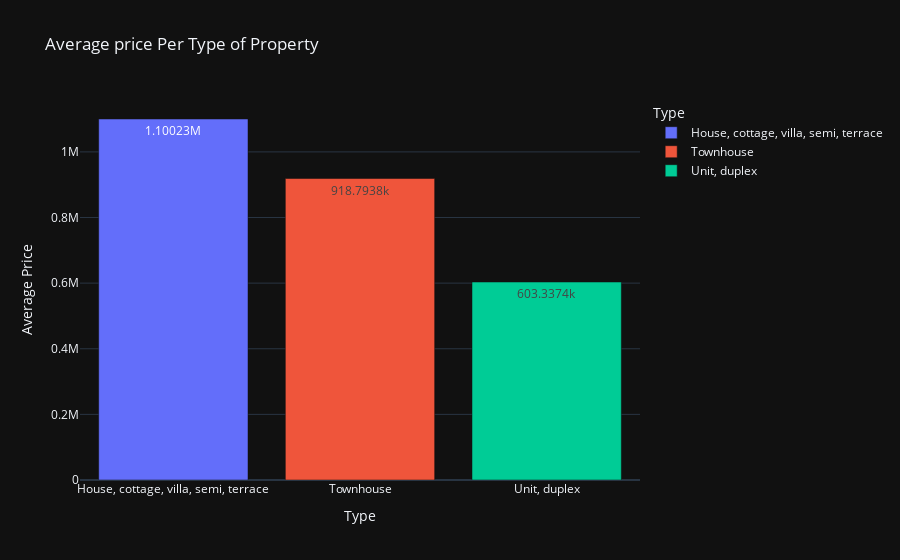

Source (notebook cell):
### Code cell
avg_Price_property = df_cleaned.groupby('Type')['Price'].mean()
avg_Price_property = avg_Price_property.rename(index={'h':'House, cottage, villa, semi, terrace',
                                 'u':'Unit, duplex',
                                 't':'Townhouse'})
fig = px.bar(avg_Price_property,
              template = 'plotly_dark',
              labels = {'value':'Average Price'},
              color = avg_Price_property.index,
              title = 'Average price Per Type of Property',
              text_auto = True
              )
fig.show()

### Figure 1 — Plotly figure (JSON) as saved in the notebook; plotly's stock layout.template omitted (floating-point values rounded to 4 significant figures)
{"data": [{"hovertemplate": "Type=%{x}<br>Average Price=%{y}<extra></extra>", "legendgroup": "House, cottage, villa, semi, terrace", "marker": {"color": "#636efa", "pattern": {"shape": ""}}, "name": "House, cottage, villa, semi, terrace", "orientation": "v", "showlegend": true, "textposition": "auto", "texttemplate": "%{y}", "type": "bar", "x": ["House, cottage, villa, semi, terrace"], "xaxis": "x", "y": [1100000.0], "yaxis": "y"}, {"hovertemplate": "Type=%{x}<br>Average Price=%{y}<extra></extra>", "legendgroup": "Townhouse", "marker": {"color": "#EF553B", "pattern": {"shape": ""}}, "name": "Townhouse", "orientation": "v", "showlegend": true, "textposition": "auto", "texttemplate": "%{y}", "type": "bar", "x": ["Townhouse"], "xaxis": "x", "y": [918800.0], "yaxis": "y"}, {"hovertemplate": "Type=%{x}<br>Average Price=%{y}<extra></extra>", "legendgroup": "Unit, duplex", "marker": {"color": "#00cc96", "pattern": {"shape": ""}}, "name": "Unit, duplex", "orientation": "v", "showlegend": true, "textposition": "auto", "texttemplate": "%{y}", "type": "bar", "x": ["Unit, duplex"], "xaxis": "x", "y": [603300.0], "yaxis": "y"}], "layout": {"barmode": "relative", "legend": {"title": {"text": "Type"}, "tracegroupgap": 0}, "title": {"text": "Average price Per Type of Property"}, "xaxis": {"anchor": "y", "categoryarray": ["House, cottage, villa, semi, terrace", "Townhouse", "Unit, duplex"], "categoryorder": "array", "domain": [0, 1], "title": {"text": "Type"}}, "yaxis": {"anchor": "x", "domain": [0, 1], "title": {"text": "Average Price"}}}}
